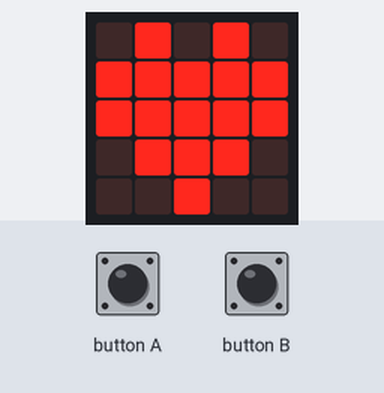
Simulated run of this program. Board: BBC micro:bit (MakeCode). Parts: the board's 5×5 LED display. The inputs (shaded band) are chosen by the test bench. The 48×5 strip is a reading aid, not a part: it shows the text the display is scrolling, unrolled, one strip-width of it at a time.

Above: at 4.6 s.
At 6.2 s:
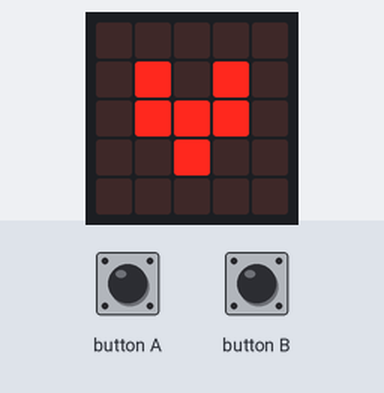
6.3 s: button A pressed for 0.15 s
At 6.58 s:
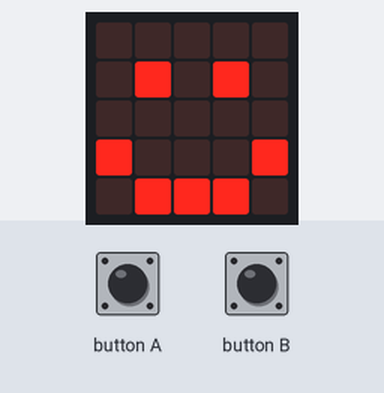
7.0 s: button B pressed for 0.15 s
At 8.0 s:
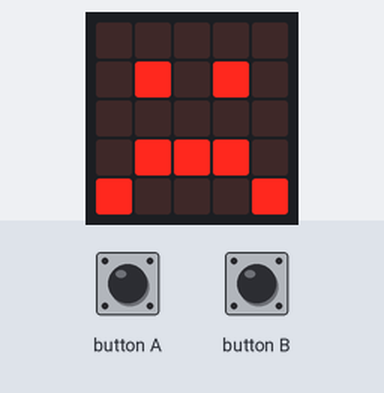
Timing chart, 0 to 10.0 s (numbered marks = the images above; inputs shaded):
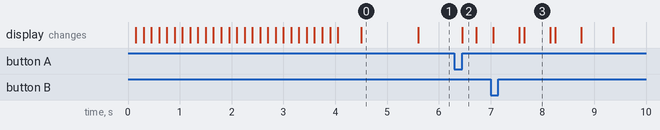

The program:

main.ts
```typescript
input.onButtonPressed(Button.A, function () {
    basic.showIcon(IconNames.Happy)
    basic.pause(500)
    basic.clearScreen()
})
input.onButtonPressed(Button.B, function () {
    basic.showIcon(IconNames.Sad)
    basic.pause(500)
    basic.clearScreen()
})
basic.showString("HOLA")
basic.clearScreen()
basic.forever(function () {
    basic.showIcon(IconNames.Heart)
    basic.pause(500)
    basic.clearScreen()
    basic.showIcon(IconNames.SmallHeart)
    basic.pause(500)
    basic.clearScreen()
})
```

test.ts
```typescript
// tests go here; this will not be compiled when this package is used as an extension.
```

Measured:
- after the input at 6.3 s, the display: changes after 0.15 s (image 2)
- after the input at 7.0 s, the display: first differs from a run without the input after 0.65 s (image 3)
- what the display in image 0 shows lasts 1.1 s, from 4.5 s to 5.6 s
- what the display in image 3 shows lasts 0.5 s, from 7.7 s to 8.2 s
